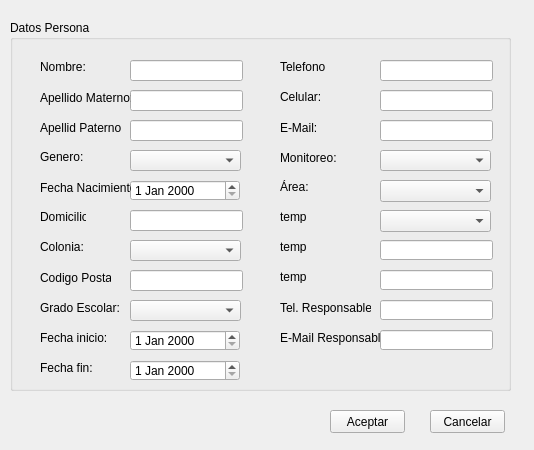
<?xml version="1.0" encoding="UTF-8"?>
<ui version="4.0">
 <class>Form</class>
 <widget class="QWidget" name="Form">
  <property name="geometry">
   <rect>
    <x>0</x>
    <y>0</y>
    <width>534</width>
    <height>450</height>
   </rect>
  </property>
  <property name="windowTitle">
   <string>Form</string>
  </property>
  <property name="autoFillBackground">
   <bool>false</bool>
  </property>
  <widget class="QPushButton" name="aceptarBtn">
   <property name="geometry">
    <rect>
     <x>330</x>
     <y>410</y>
     <width>75</width>
     <height>23</height>
    </rect>
   </property>
   <property name="text">
    <string>Aceptar</string>
   </property>
  </widget>
  <widget class="QPushButton" name="cancelarBtn">
   <property name="geometry">
    <rect>
     <x>430</x>
     <y>410</y>
     <width>75</width>
     <height>23</height>
    </rect>
   </property>
   <property name="text">
    <string>Cancelar</string>
   </property>
  </widget>
  <widget class="QGroupBox" name="groupBox">
   <property name="geometry">
    <rect>
     <x>10</x>
     <y>20</y>
     <width>501</width>
     <height>371</height>
    </rect>
   </property>
   <property name="title">
    <string>Datos Persona</string>
   </property>
   <widget class="QLabel" name="amLbl">
    <property name="geometry">
     <rect>
      <x>30</x>
      <y>100</y>
      <width>81</width>
      <height>16</height>
     </rect>
    </property>
    <property name="text">
     <string>Apellid Paterno:</string>
    </property>
   </widget>
   <widget class="QLineEdit" name="telefonoTxt">
    <property name="geometry">
     <rect>
      <x>370</x>
      <y>40</y>
      <width>113</width>
      <height>21</height>
     </rect>
    </property>
   </widget>
   <widget class="QLabel" name="gradoEscolarLbl">
    <property name="geometry">
     <rect>
      <x>30</x>
      <y>280</y>
      <width>81</width>
      <height>16</height>
     </rect>
    </property>
    <property name="text">
     <string>Grado Escolar:</string>
    </property>
   </widget>
   <widget class="QLabel" name="nombreLbl">
    <property name="geometry">
     <rect>
      <x>30</x>
      <y>40</y>
      <width>46</width>
      <height>13</height>
     </rect>
    </property>
    <property name="text">
     <string>Nombre:</string>
    </property>
   </widget>
   <widget class="QComboBox" name="gradoEscolarComboBox">
    <property name="geometry">
     <rect>
      <x>120</x>
      <y>280</y>
      <width>111</width>
      <height>21</height>
     </rect>
    </property>
   </widget>
   <widget class="QLineEdit" name="celularTxt">
    <property name="geometry">
     <rect>
      <x>370</x>
      <y>70</y>
      <width>113</width>
      <height>21</height>
     </rect>
    </property>
   </widget>
   <widget class="QLabel" name="generoLbl">
    <property name="geometry">
     <rect>
      <x>30</x>
      <y>130</y>
      <width>46</width>
      <height>13</height>
     </rect>
    </property>
    <property name="text">
     <string>Genero:</string>
    </property>
   </widget>
   <widget class="QLabel" name="celularLbl">
    <property name="geometry">
     <rect>
      <x>270</x>
      <y>70</y>
      <width>46</width>
      <height>13</height>
     </rect>
    </property>
    <property name="text">
     <string>Celular:</string>
    </property>
   </widget>
   <widget class="QLabel" name="emailLbl">
    <property name="geometry">
     <rect>
      <x>270</x>
      <y>100</y>
      <width>101</width>
      <height>16</height>
     </rect>
    </property>
    <property name="text">
     <string>E-Mail:</string>
    </property>
   </widget>
   <widget class="QDateEdit" name="fechaNac">
    <property name="geometry">
     <rect>
      <x>120</x>
      <y>160</y>
      <width>110</width>
      <height>21</height>
     </rect>
    </property>
   </widget>
   <widget class="QLabel" name="telefonoLbl">
    <property name="geometry">
     <rect>
      <x>270</x>
      <y>40</y>
      <width>46</width>
      <height>13</height>
     </rect>
    </property>
    <property name="text">
     <string>Telefono:</string>
    </property>
   </widget>
   <widget class="QLabel" name="domicilioLbl">
    <property name="geometry">
     <rect>
      <x>30</x>
      <y>190</y>
      <width>46</width>
      <height>13</height>
     </rect>
    </property>
    <property name="text">
     <string>Domicilio:</string>
    </property>
   </widget>
   <widget class="QLineEdit" name="domicilioTxt">
    <property name="geometry">
     <rect>
      <x>120</x>
      <y>190</y>
      <width>113</width>
      <height>21</height>
     </rect>
    </property>
   </widget>
   <widget class="QComboBox" name="coloniaComboBox">
    <property name="geometry">
     <rect>
      <x>120</x>
      <y>220</y>
      <width>111</width>
      <height>21</height>
     </rect>
    </property>
   </widget>
   <widget class="QLabel" name="coloniaLbl">
    <property name="geometry">
     <rect>
      <x>30</x>
      <y>220</y>
      <width>46</width>
      <height>13</height>
     </rect>
    </property>
    <property name="text">
     <string>Colonia:</string>
    </property>
   </widget>
   <widget class="QLineEdit" name="emailTxt">
    <property name="geometry">
     <rect>
      <x>370</x>
      <y>100</y>
      <width>113</width>
      <height>21</height>
     </rect>
    </property>
   </widget>
   <widget class="QLabel" name="codigoPostalLbl">
    <property name="geometry">
     <rect>
      <x>30</x>
      <y>250</y>
      <width>71</width>
      <height>16</height>
     </rect>
    </property>
    <property name="text">
     <string>Codigo Postal:</string>
    </property>
   </widget>
   <widget class="QLineEdit" name="apTxt_2">
    <property name="geometry">
     <rect>
      <x>120</x>
      <y>100</y>
      <width>113</width>
      <height>21</height>
     </rect>
    </property>
   </widget>
   <widget class="QLabel" name="monitoreoLbl">
    <property name="geometry">
     <rect>
      <x>270</x>
      <y>130</y>
      <width>61</width>
      <height>16</height>
     </rect>
    </property>
    <property name="text">
     <string>Monitoreo:</string>
    </property>
   </widget>
   <widget class="QComboBox" name="generoComboBox">
    <property name="geometry">
     <rect>
      <x>120</x>
      <y>130</y>
      <width>111</width>
      <height>21</height>
     </rect>
    </property>
   </widget>
   <widget class="QLineEdit" name="codigoPostalTxt">
    <property name="geometry">
     <rect>
      <x>120</x>
      <y>250</y>
      <width>113</width>
      <height>21</height>
     </rect>
    </property>
   </widget>
   <widget class="QLabel" name="fechaNacLbl">
    <property name="geometry">
     <rect>
      <x>30</x>
      <y>160</y>
      <width>91</width>
      <height>16</height>
     </rect>
    </property>
    <property name="text">
     <string>Fecha Nacimiento:</string>
    </property>
   </widget>
   <widget class="QLineEdit" name="apTxt">
    <property name="geometry">
     <rect>
      <x>120</x>
      <y>70</y>
      <width>113</width>
      <height>21</height>
     </rect>
    </property>
   </widget>
   <widget class="QComboBox" name="monitoreoComboBox">
    <property name="geometry">
     <rect>
      <x>370</x>
      <y>130</y>
      <width>111</width>
      <height>21</height>
     </rect>
    </property>
   </widget>
   <widget class="QLineEdit" name="nombreTxt">
    <property name="geometry">
     <rect>
      <x>120</x>
      <y>40</y>
      <width>113</width>
      <height>21</height>
     </rect>
    </property>
   </widget>
   <widget class="QLabel" name="apLbl">
    <property name="geometry">
     <rect>
      <x>30</x>
      <y>70</y>
      <width>91</width>
      <height>16</height>
     </rect>
    </property>
    <property name="text">
     <string>Apellido Materno:</string>
    </property>
   </widget>
   <widget class="QLabel" name="areaLbl">
    <property name="geometry">
     <rect>
      <x>270</x>
      <y>160</y>
      <width>46</width>
      <height>13</height>
     </rect>
    </property>
    <property name="text">
     <string>Área:</string>
    </property>
   </widget>
   <widget class="QLabel" name="puestoEscuelaLbl">
    <property name="geometry">
     <rect>
      <x>270</x>
      <y>190</y>
      <width>46</width>
      <height>13</height>
     </rect>
    </property>
    <property name="text">
     <string>temp</string>
    </property>
   </widget>
   <widget class="QLabel" name="usuarioTelEmeLbl">
    <property name="geometry">
     <rect>
      <x>270</x>
      <y>220</y>
      <width>46</width>
      <height>13</height>
     </rect>
    </property>
    <property name="text">
     <string>temp</string>
    </property>
   </widget>
   <widget class="QLabel" name="contrasenaNombreResLbl">
    <property name="geometry">
     <rect>
      <x>270</x>
      <y>250</y>
      <width>46</width>
      <height>13</height>
     </rect>
    </property>
    <property name="text">
     <string>temp</string>
    </property>
   </widget>
   <widget class="QLabel" name="label_5">
    <property name="geometry">
     <rect>
      <x>270</x>
      <y>280</y>
      <width>91</width>
      <height>16</height>
     </rect>
    </property>
    <property name="text">
     <string>Tel. Responsable:</string>
    </property>
   </widget>
   <widget class="QLabel" name="fechaInicioLbl">
    <property name="geometry">
     <rect>
      <x>30</x>
      <y>310</y>
      <width>71</width>
      <height>16</height>
     </rect>
    </property>
    <property name="text">
     <string>Fecha inicio:</string>
    </property>
   </widget>
   <widget class="QLabel" name="label_7">
    <property name="geometry">
     <rect>
      <x>270</x>
      <y>310</y>
      <width>101</width>
      <height>16</height>
     </rect>
    </property>
    <property name="text">
     <string>E-Mail Responsable:</string>
    </property>
   </widget>
   <widget class="QLabel" name="fechaFinLbl">
    <property name="geometry">
     <rect>
      <x>30</x>
      <y>340</y>
      <width>61</width>
      <height>16</height>
     </rect>
    </property>
    <property name="text">
     <string>Fecha fin:</string>
    </property>
   </widget>
   <widget class="QComboBox" name="areaComboBox">
    <property name="geometry">
     <rect>
      <x>370</x>
      <y>160</y>
      <width>111</width>
      <height>22</height>
     </rect>
    </property>
   </widget>
   <widget class="QLineEdit" name="contrasenaNombreResTxt">
    <property name="geometry">
     <rect>
      <x>370</x>
      <y>250</y>
      <width>113</width>
      <height>20</height>
     </rect>
    </property>
   </widget>
   <widget class="QLineEdit" name="usuarioTelEmeTxt">
    <property name="geometry">
     <rect>
      <x>370</x>
      <y>220</y>
      <width>113</width>
      <height>20</height>
     </rect>
    </property>
   </widget>
   <widget class="QComboBox" name="puestoEscuelaComboBox">
    <property name="geometry">
     <rect>
      <x>370</x>
      <y>190</y>
      <width>111</width>
      <height>22</height>
     </rect>
    </property>
   </widget>
   <widget class="QLineEdit" name="lineEdit_3">
    <property name="geometry">
     <rect>
      <x>370</x>
      <y>280</y>
      <width>113</width>
      <height>20</height>
     </rect>
    </property>
   </widget>
   <widget class="QLineEdit" name="lineEdit_4">
    <property name="geometry">
     <rect>
      <x>370</x>
      <y>310</y>
      <width>113</width>
      <height>20</height>
     </rect>
    </property>
   </widget>
   <widget class="QDateEdit" name="dateEdit">
    <property name="geometry">
     <rect>
      <x>120</x>
      <y>310</y>
      <width>110</width>
      <height>21</height>
     </rect>
    </property>
   </widget>
   <widget class="QDateEdit" name="dateEdit_2">
    <property name="geometry">
     <rect>
      <x>120</x>
      <y>340</y>
      <width>110</width>
      <height>21</height>
     </rect>
    </property>
   </widget>
  </widget>
  <zorder>aceptarBtn</zorder>
  <zorder>cancelarBtn</zorder>
  <zorder>groupBox</zorder>
  <zorder>monitoreoComboBox</zorder>
  <zorder>emailTxt</zorder>
  <zorder>monitoreoLbl</zorder>
  <zorder>emailLbl</zorder>
 </widget>
 <resources/>
 <connections>
  <connection>
   <sender>aceptarBtn</sender>
   <signal>clicked()</signal>
   <receiver>Form</receiver>
   <slot>agregarPersona()</slot>
   <hints>
    <hint type="sourcelabel">
     <x>354</x>
     <y>426</y>
    </hint>
    <hint type="destinationlabel">
     <x>299</x>
     <y>423</y>
    </hint>
   </hints>
  </connection>
  <connection>
   <sender>cancelarBtn</sender>
   <signal>clicked()</signal>
   <receiver>Form</receiver>
   <slot>cancelar()</slot>
   <hints>
    <hint type="sourcelabel">
     <x>484</x>
     <y>422</y>
    </hint>
    <hint type="destinationlabel">
     <x>509</x>
     <y>421</y>
    </hint>
   </hints>
  </connection>
 </connections>
 <slots>
  <slot>agregarPersona()</slot>
  <slot>cancelar()</slot>
 </slots>
</ui>
